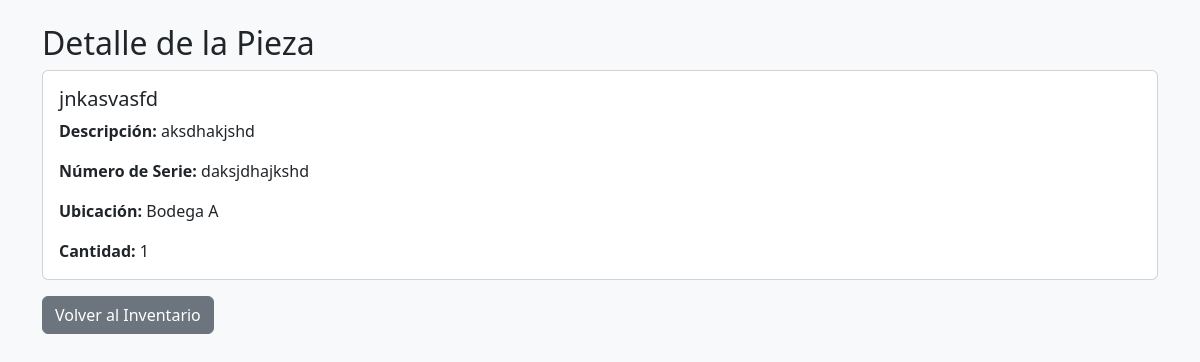
The app's page /pieza/1/ with its own data.
### inventario/models.py (models this page shows, shortened)
class Pieza(models.Model):
    nombre = models.CharField(max_length=100)
    descripcion = models.TextField(blank=True)
    numero_serie = models.CharField(max_length=100, unique=True)
    ubicacion = models.ForeignKey(Ubicacion, on_delete=models.SET_NULL, null=True)
    categoria = models.ForeignKey('Categoria', on_delete=models.SET_NULL, null=True, blank=True)
    proveedores = models.ManyToManyField('Proveedor', blank=True)
    cantidad = models.PositiveIntegerField(default=0)
    stock_minimo = models.PositiveIntegerField(default=1)
    requiere_vencimiento = models.BooleanField(default=False)
    imagen = models.ImageField(upload_to='imagenes_piezas/', null=True, blank=True)

class Ubicacion(models.Model):
    nombre = models.CharField(max_length=100, unique=True)
    def __str__(self):
        return self.nombre

### inventario/views.py (the view)
# urls.py: path('pieza/<int:pk>/', views.pieza_detalle, name='pieza_detalle'),
def pieza_detalle(request, pk):
    pieza = get_object_or_404(Pieza, pk=pk)
    return render(request, 'inventario/detalle_piezas.html', {'pieza': pieza})

### inventario/templates/inventario/detalle_piezas.html (shortened to what this page needs)
{% extends 'authentication/base.html' %}
{% block content %}
<div class="container mt-4">
    <h2>Detalle de la Pieza</h2>
    <div class="card">
        <div class="card-body">
            <h5 class="card-title">{{ pieza.nombre }}</h5>
            <p class="card-text"><strong>Descripción:</strong> {{ pieza.descripcion }}</p>
            <p class="card-text"><strong>Número de Serie:</strong> {{ pieza.numero_serie }}</p>
            <p class="card-text"><strong>Ubicación:</strong> {{ pieza.ubicacion }}</p>
            <p class="card-text"><strong>Cantidad:</strong> {{ pieza.cantidad }}</p>
        </div>
    </div>
    <a href="{% url 'listar_piezas' %}"  class="btn btn-secondary mt-3">Volver al Inventario</a>
</div>
{% endblock %}

### records on screen
Pieza: nombre "jnkasvasfd", descripcion "aksdhakjshd", numero_serie "daksjdhajkshd", ubicacion "Bodega A", cantidad "1"
